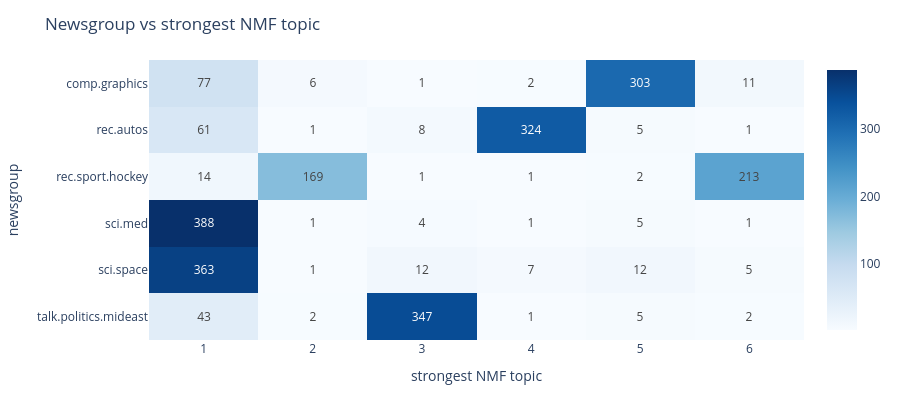

Source (notebook cell):
### Markdown cell above
## Bonus: NMF
13. Run an `NMF` with 6 topics (`init="nndsvda"`, `max_iter=500`, `random_state=0`) on `X`. Display the 8 words with the largest weights of each topic, assign each message to its strongest NMF topic, and compute the purity. Compare with LSA.

### Code cell
nmf = NMF(n_components=6, init="nndsvda", max_iter=500, random_state=0)
doc_topics_nmf = nmf.fit_transform(X)
for j, weights in enumerate(nmf.components_):
    print(f"NMF topic {j + 1}: {', '.join(words[np.argsort(weights)[::-1][:8]])}")

news["nmf_topic"] = doc_topics_nmf.argmax(axis=1) + 1
table = pd.crosstab(news["newsgroup"], news["nmf_topic"])
fig = px.imshow(table, text_auto=True, color_continuous_scale="Blues", aspect="auto")
fig.update_layout(title="Newsgroup vs strongest NMF topic", xaxis_title="strongest NMF topic", height=420)
fig.show()
print(f"Purity: {table.max().sum() / table.values.sum():.3f}")

### Figure 1 — Plotly figure (JSON) as saved in the notebook; plotly's stock layout.template omitted (floating-point values rounded to 4 significant figures)
{"data": [{"coloraxis": "coloraxis", "hovertemplate": "nmf_topic: %{x}<br>newsgroup: %{y}<br>color: %{z}<extra></extra>", "name": "0", "texttemplate": "%{z}", "type": "heatmap", "x": [1, 2, 3, 4, 5, 6], "xaxis": "x", "y": ["comp.graphics", "rec.autos", "rec.sport.hockey", "sci.med", "sci.space", "talk.politics.mideast"], "yaxis": "y", "z": [[77, 6, 1, 2, 303, 11], [61, 1, 8, 324, 5, 1], [14, 169, 1, 1, 2, 213], [388, 1, 4, 1, 5, 1], [363, 1, 12, 7, 12, 5], [43, 2, 347, 1, 5, 2]]}], "layout": {"coloraxis": {"autocolorscale": false, "colorscale": [[0.0, "rgb(247,251,255)"], [0.125, "rgb(222,235,247)"], [0.25, "rgb(198,219,239)"], [0.375, "rgb(158,202,225)"], [0.5, "rgb(107,174,214)"], [0.625, "rgb(66,146,198)"], [0.75, "rgb(33,113,181)"], [0.875, "rgb(8,81,156)"], [1.0, "rgb(8,48,107)"]]}, "height": 420, "margin": {"t": 60}, "title": {"text": "Newsgroup vs strongest NMF topic"}, "xaxis": {"anchor": "y", "domain": [0.0, 1.0], "title": {"text": "strongest NMF topic"}}, "yaxis": {"anchor": "x", "autorange": "reversed", "domain": [0.0, 1.0], "title": {"text": "newsgroup"}}}}
